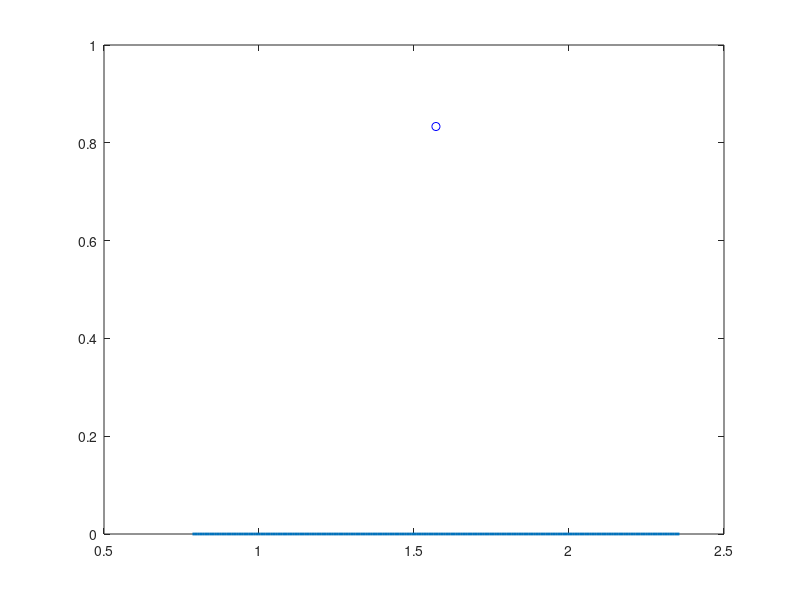

Here is the MATLAB script that generated this plot: (Note: this script raises an error after producing the figure.)
clear all

N = 10000;

w = zeros(1,N+1);
x = w;

B = pi/3;
mu = .94;
C = 0.05;

w(1) = 0;
x(1) = 1.57079632;
%x(1) = .35;

X = [x(1)-pi/4:pi/400:x(1)+pi/4];
W = 0*X;

M = 100;
strat = [-20:20/M:0]';
blah = strat*ones(1,length(X))+ones(length(strat),1)*W;

h = plot(X,W,x(1),w(1)+5/6,'bo');
set(h(1),'linewidth',2,'LineSmoothing','on');
set(h(2),'MarkerSize',20,'MarkerFaceColor',[28/255,169/255,201/255]);
hold on

for m = 1:M
fill([X,fliplr(X)],[blah(m,:),fliplr(blah(m+1,:))],[28/255,169/255,201/255],...
    'edgecolor','none','facealpha',1-(.4*m/M),'LineSmoothing','on');
hold on
end
warning('off','last')
axis([x(1)-pi/4 x(1)+pi/4 -10 10])
hold off

psi = (cos(B)*sin(3*x(1))+sin(B)*sin(5*x(1)))/sqrt(pi);

for n = 1:N-1

dpsi= (3*cos(B)*cos(3*x(n))+5*sin(B)*cos(5*x(n)))/sqrt(pi);

w(n+1) = mu*(w(n)+psi);
x(n+1) = x(n) - C*w(n)*dpsi;

AW = (w(n) + psi)*(cos(B)*sin(3*(X))+sin(B)*sin(5*(X)))/sqrt(pi);
blah = strat*ones(1,length(X))+ones(length(strat),1)*AW;

h = plot(X,AW,x(n),(w(n)+psi)*psi+5/6,'bo');
set(h(1),'linewidth',2,'LineSmoothing','on');
set(h(2),'MarkerSize',20,'MarkerFaceColor',[28/255,169/255,201/255]);
hold on
for m = 1:M
fill([X,fliplr(X)],[blah(m,:),fliplr(blah(m+1,:))],[28/255,169/255,201/255],...
    'edgecolor','none','facealpha',1-(.4*m/M),'LineSmoothing','on');
hold on
end
warning('off','last')
%light('Position',[x(n),(w(n)+psi)*psi+5/6,0])
axis([x(n)-pi/4 x(n)+pi/4 -10 10])
hold off

Ix = (x(n+1)+x(n))/2;
Ix0 = (Ix + x(n))/2;
Ix1 = (Ix + x(n+1))/2;
X = [x(n+1)-pi/4:pi/400:x(n+1)+pi/4];
IX = [Ix-pi/4:pi/400:Ix+pi/4];
IX0 = [Ix0-pi/4:pi/400:Ix0+pi/4];
IX1 = [Ix1-pi/4:pi/400:Ix1+pi/4];
W = w(n+1)*(cos(B)*sin(3*(X))+sin(B)*sin(5*(X)))/sqrt(pi);
IW = (w(n+1)+w(n)+psi)*(cos(B)*sin(3*(IX))+sin(B)*sin(5*(IX)))/(2*sqrt(pi));
IW0 = (IW(101)+w(n)+psi)*(cos(B)*sin(3*(IX0))+sin(B)*sin(5*(IX0)))/(2*sqrt(pi));
IW1 = (w(n+1)+IW(101))*(cos(B)*sin(3*(IX1))+sin(B)*sin(5*(IX1)))/(2*sqrt(pi));
psi = (cos(B)*sin(3*x(n+1))+sin(B)*sin(5*x(n+1)))/sqrt(pi);

blah = strat*ones(1,length(X))+ones(length(strat),1)*IW0;

h = plot(IX0,IW0,Ix0,mu*(w(n)*psi+3),'bo');
set(h(1),'LineSmoothing','on');
set(h(2),'MarkerSize',20,'MarkerFaceColor',[20/255,160/255,201/255]);
hold on
for m = 1:M
fill([IX0,fliplr(IX0)],[blah(m,:),fliplr(blah(m+1,:))],[28/255,169/255,201/255],...
    'edgecolor','none','facealpha',1-(.45*m/M),'LineSmoothing','on');
hold on
end
warning('off','last')
%light('Position',[Ix0,mu*(w(n)*psi+4),0])
axis([Ix0-pi/4 Ix0+pi/4 -10 10])
hold off

blah = strat*ones(1,length(X))+ones(length(strat),1)*IW;

h = plot(IX,IW,Ix,mu*(w(n+1)*psi+4),'bo');
set(h(1),'LineSmoothing','on');
set(h(2),'MarkerSize',20,'MarkerFaceColor',[20/255,160/255,201/255]);
hold on
for m = 1:M
fill([IX,fliplr(IX)],[blah(m,:),fliplr(blah(m+1,:))],[28/255,169/255,201/255],...
    'edgecolor','none','facealpha',1-(.45*m/M),'LineSmoothing','on');
hold on
end
warning('off','last')
%light('Position',[Ix,mu*(w(n+1)*psi+4),0])
axis([Ix-pi/4 Ix+pi/4 -10 10])
hold off

if mod(n,100) == 0
pause
end

blah = strat*ones(1,length(X))+ones(length(strat),1)*IW1;

h = plot(IX1,IW1,Ix1,mu*(w(n+1)*psi+3),'bo');
set(h(1),'LineSmoothing','on');
set(h(2),'MarkerSize',20,'MarkerFaceColor',[20/255,160/255,201/255]);
hold on
for m = 1:M
fill([IX1,fliplr(IX1)],[blah(m,:),fliplr(blah(m+1,:))],[28/255,169/255,201/255],...
    'edgecolor','none','facealpha',1-(.45*m/M),'LineSmoothing','on');
hold on
end
warning('off','last')
%light('Position',[Ix1,mu*(w(n+1)*psi+2),0])
axis([Ix1-pi/4 Ix1+pi/4 -10 10])
hold off

blah = strat*ones(1,length(X))+ones(length(strat),1)*W;

h = plot(X,W,x(n+1),w(n+1)*psi+5/6,'bo');
set(h(1),'linewidth',2,'LineSmoothing','on');
set(h(2),'MarkerSize',20,'MarkerFaceColor',[28/255,169/255,201/255]);
hold on
for m = 1:M
fill([X,fliplr(X)],[blah(m,:),fliplr(blah(m+1,:))],[28/255,169/255,201/255],...
    'edgecolor','none','facealpha',1-(.4*m/M),'LineSmoothing','on');
hold on
end
warning('off','last')
%light('Position',[x(n+1),w(n+1)*psi+5/6,0])
axis([x(n+1)-pi/4 x(n+1)+pi/4 -10 10])
hold off

end